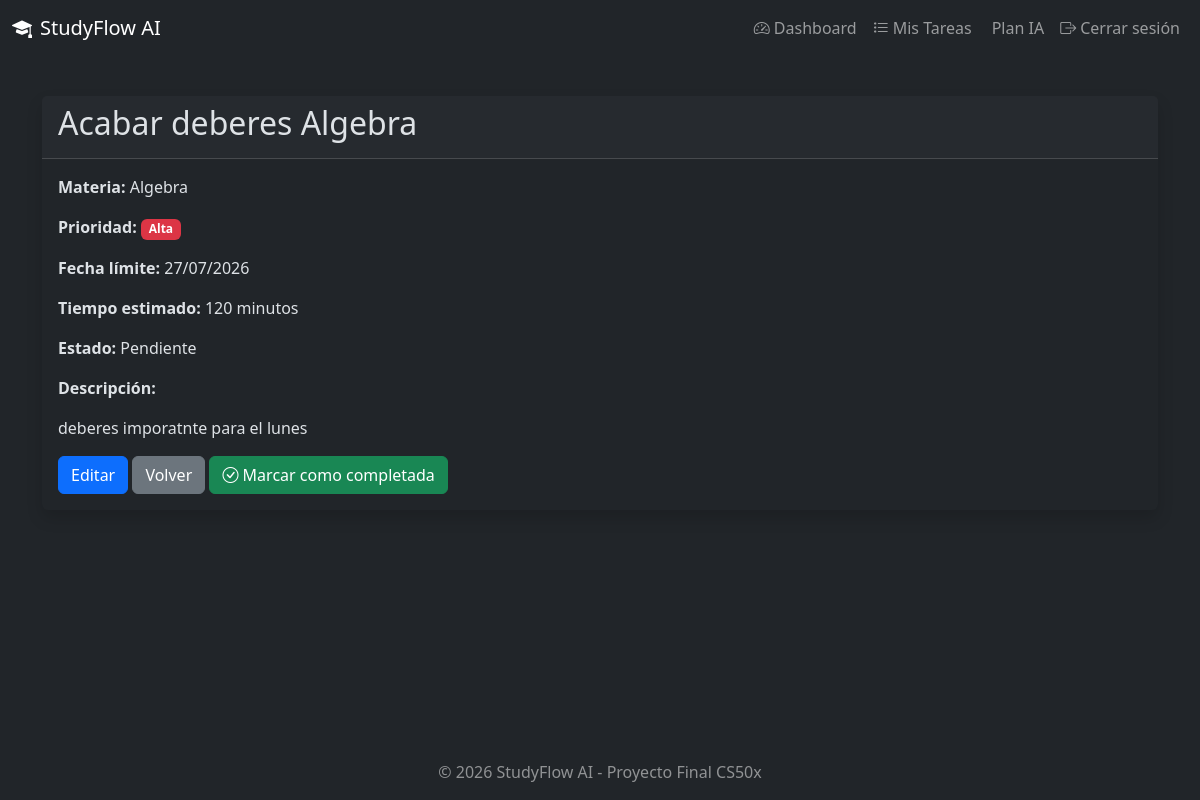
The page /tasks/1 (signed in) on the database as committed earlier.
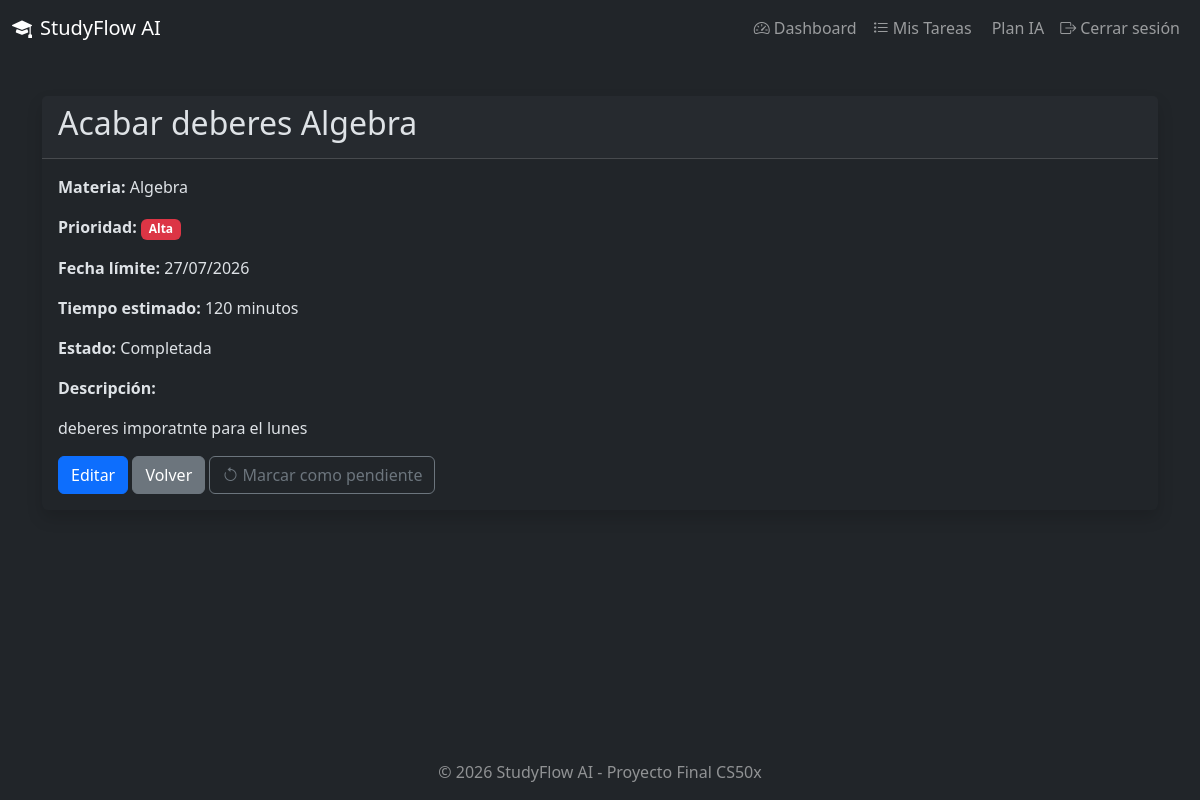
The same page on the database as committed later.
### models.py (models this page shows, shortened)
class Task(db.Model):
    __tablename__ = "tasks"
    id = db.Column(db.Integer, primary_key=True)
    title = db.Column(db.String(200), nullable=False)
    description = db.Column(db.Text, nullable=True)
    subject = db.Column(db.String(100), nullable=False)
    priority = db.Column(
        db.String(20),
        nullable=False,
        default="medium"
    )
    due_date = db.Column(db.Date, nullable=True)
    estimated_time = db.Column(db.Integer, nullable=True)
    completed = db.Column(db.Boolean, default=False)
    created_at = db.Column(db.DateTime, default=datetime.utcnow)
    user_id = db.Column(
        db.Integer,
        db.ForeignKey("users.id"),
        nullable=False
    )
    def get_priority_label(self):
        labels = {
            "low": "Baja",
            "medium": "Media",
            "high": "Alta"
        }
        return labels.get(self.priority, "Media")

### routes/tasks.py (the view)
@tasks_bp.route("/<int:task_id>")
@login_required
def task_detail(task_id):
    task = Task.query.get_or_404(task_id)
    if task.user_id != current_user.id:
        flash(
            "No tienes permiso para ver esta tarea.",
            "danger"
        )
        return redirect(url_for("tasks.list_tasks"))
    return render_template(
        "task_detail.html",
        task=task
    )

### app.py (called while the page is built)
def create_app():
    app = Flask(__name__)
    app.config.from_object(Config)
    db.init_app(app)
    login_manager.init_app(app)
    csrf.init_app(app)
    app.register_blueprint(auth_bp, url_prefix='/auth')
    app.register_blueprint(tasks_bp, url_prefix='/tasks')
    app.register_blueprint(dashboard_bp, url_prefix='/dashboard')
    app.register_blueprint(ai_bp, url_prefix='/ai')
    @login_manager.user_loader
    def load_user(user_id):
        return User.query.get(int(user_id))
    @app.errorhandler(404)
    def not_found(error):
        return render_template('404.html'), 404
    @app.errorhandler(500)
    def internal_error(error):
        db.session.rollback()
        return render_template('500.html'), 500
    @app.route('/')
    def index():
        return render_template('index.html')
    return app

### templates/task_detail.html (shortened to what this page needs)
{% extends "base.html" %} {% block title %}Detalle de tarea{% endblock %} {%
block content %}
<div class="card shadow">
  <div class="card-header">
    <h2>{{ task.title }}</h2>
  </div>
  <div class="card-body">
    <p><strong>Materia:</strong> {{ task.subject }}</p>
    <p>
      <strong>Prioridad:</strong>
      <span
        class="badge {% if task.priority == 'high' %}bg-danger{% elif task.priority == 'medium' %}bg-warning{% else %}bg-info{% endif %}"
        >{{ task.get_priority_label() }}</span
      >
    </p>
    {% if task.due_date %}
    <p>
      <strong>Fecha límite:</strong> {{ task.due_date.strftime('%d/%m/%Y') }}
    </p>
    {% endif %} {% if task.estimated_time %}
    <p><strong>Tiempo estimado:</strong> {{ task.estimated_time }} minutos</p>
    {% endif %}
    <p>
      <strong>Estado:</strong> {{ 'Completada' if task.completed else
      'Pendiente' }}
    </p>
    <p><strong>Descripción:</strong></p>
    <p>{{ task.description or 'Sin descripción' }}</p>
    <a
      href="{{ url_for('tasks.edit_task', task_id=task.id) }}"
      class="btn btn-primary"
      >Editar</a
    >
    <a href="{{ url_for('tasks.list_tasks') }}" class="btn btn-secondary"
      >Volver</a
    >
    <form action="{{ url_for('tasks.toggle_task', task_id=task.id) }}"
      method="POST"
      class="d-inline">
    {% if task.completed %}
        <button type="submit" class="btn btn-outline-secondary">
            <i class="bi bi-arrow-counterclockwise"></i>
            Marcar como pendiente
        </button>
    {% else %}
        <button type="submit" class="btn btn-success">
            <i class="bi bi-check-circle"></i>
            Marcar como completada
        </button>
    {% endif %}
</form>
  </div>
</div>
{% endblock %}

Rows that differ between the two databases and show on the page:
changed Task "Acabar deberes Algebra": completed "Pendiente" → "Completada"
Other text that changed with them:
text no longer shown: "Marcar como completada"
text now shown: "Marcar como pendiente"
